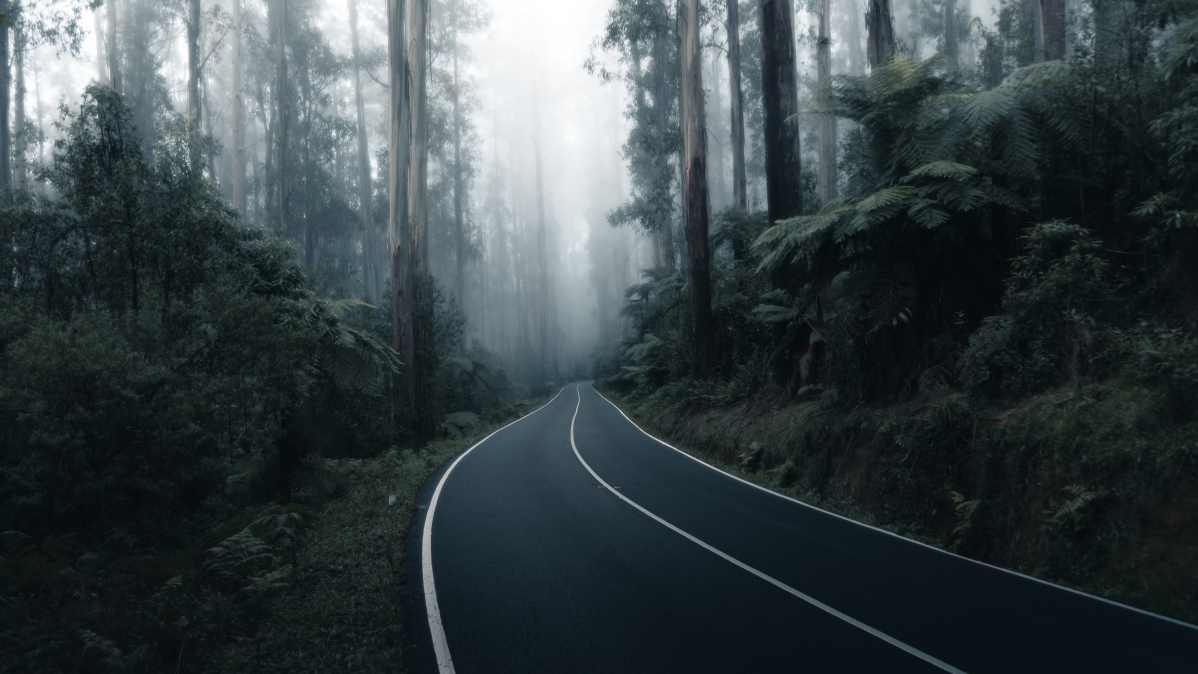
#> input picture sample_images/pexels-jack-krzysik-7753054.jpg, 7188 x 4043 px, found by its file name (shown at 1/6 size)
$ python image_processing_pillow.py
#> lines starting #> are read from the running program, lines starting #| are printed output that depends on the picture
#!/usr/bin/env python3
# -*- coding: utf-8 -*-
"""
Created on Mon Jul  5 12:45:03 2021

@author: thomas
"""


# loading the library
from PIL import Image
img_path = '/home/thomas/Desktop/github/Image_Processing/images/pexels-jack-krzysik-7753054.jpg'
img = Image.open(img_path)
#> img is the input picture: PIL image 7188x4043 RGB; mean R, G, B 56.7, 67.1, 70.2
img.show()
print(img.size)
#| (7188, 4043)


# resizing the image and saving it in the disk
small_img = img.resize((200,300))
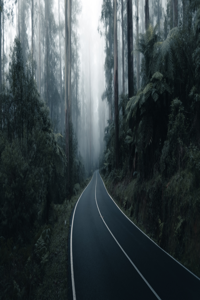
#> small_img: PIL image 200x300 RGB; mean R, G, B 56.7, 67.1, 70.2

# saving the imgage in a specified directory
small_img.save("/home/thomas/Desktop/github/Image_Processing/fundamentals/simg.jpg")

simg = Image.open('/home/thomas/Desktop/github/Image_Processing/fundamentals/simg.jpg')
simg.show()
simg.size

# resizing it inplace
dir_path = '/home/thomas/Desktop/github/Image_Processing/fundamentals'
img.thumbnail((200,300))
#> img: PIL image 200x112 RGB
img.save(dir_path+'/thumbnail1.jpg')
thumbimg = Image.open(dir_path+'/thumbnail1.jpg')
thumbimg.size  # observe the small change
# it first take the height/width and scales accordingly keeping the aspect ratio


##### cropping the images
imges = '/home/thomas/Desktop/github/Image_Processing/images'
dir =  '/home/thomas/Desktop/github/Image_Processing/fundamentals'
img = Image.open(imges+'/lake.jpg')
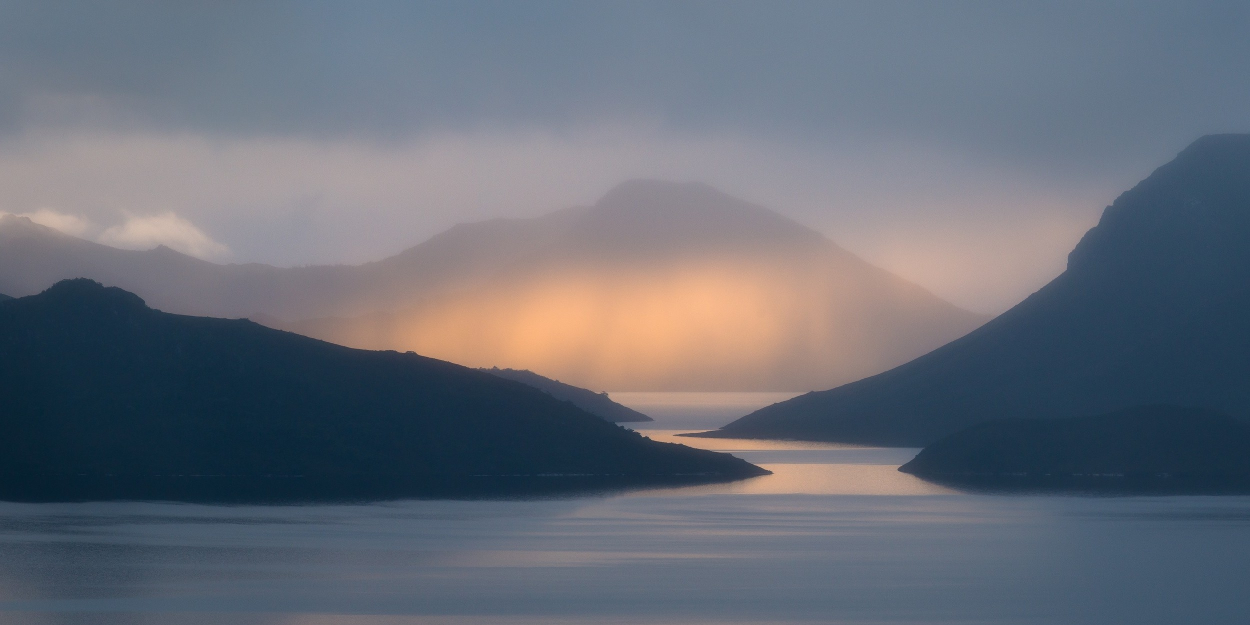
#> input picture sample_images/lake.jpg, 2500 x 1250 px, found by its file name (shown at 1/2 size)
#> img is the input picture: PIL image 2500x1250 RGB; mean R, G, B 102.2, 108, 118.8
img.show()

cropped_img = img.crop((0,0, 600, 600))
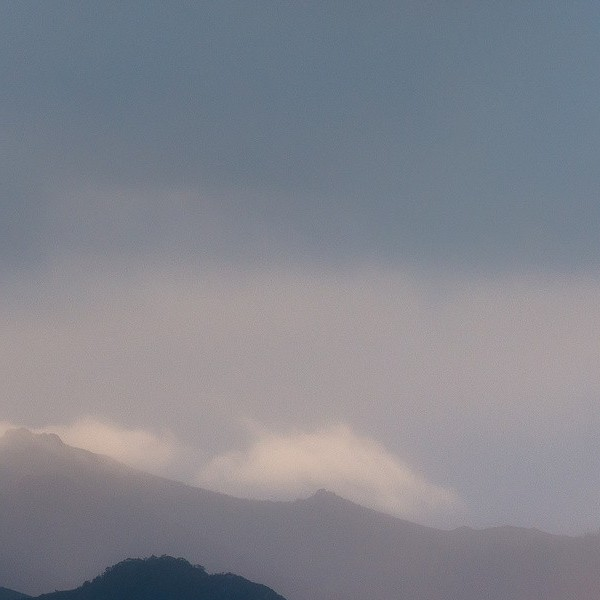
#> cropped_img: PIL image 600x600 RGB; mean R, G, B 130.8, 133, 141.5
cropped_img.save(dir+'/croppedimg.jpg')
img.size


##### copying
img1 = Image.open(imges+'/lake.jpg')
img2  =Image.open(dir+'/thumbnail1.jpg')

img1_copy = img1.copy()
img1_copy.paste(img2, (50,50))
img1_copy.save(dir +'/pasted.jpg')

# showing the pasted image
pasted = Image.open(dir+'/pasted.jpg')
pasted.show()


###### rotating the images  ( we lose the edges )
img = Image.open(imges+'/lake.jpg')
img90 = img.rotate(90)
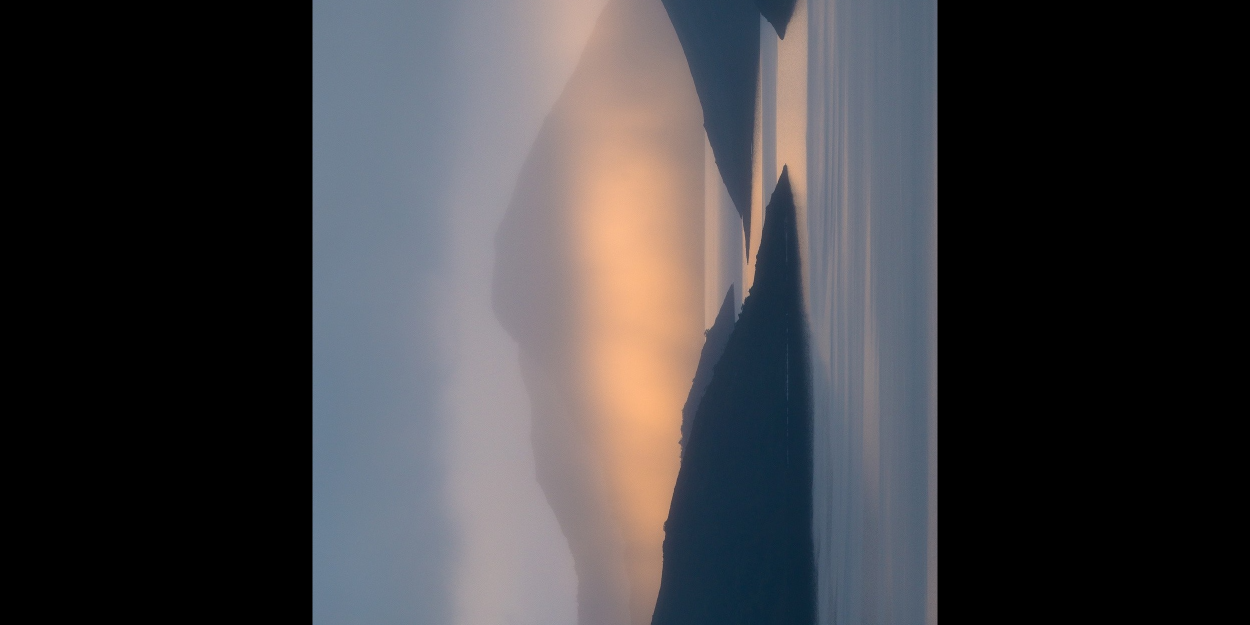
#> img90: PIL image 2500x1250 RGB (shown at 1/2 size); mean R, G, B 62, 60.9, 63.9
img90.show()


img = Image.open(imges+'/lake.jpg')
img90 = img.rotate(90, expand = 'True')
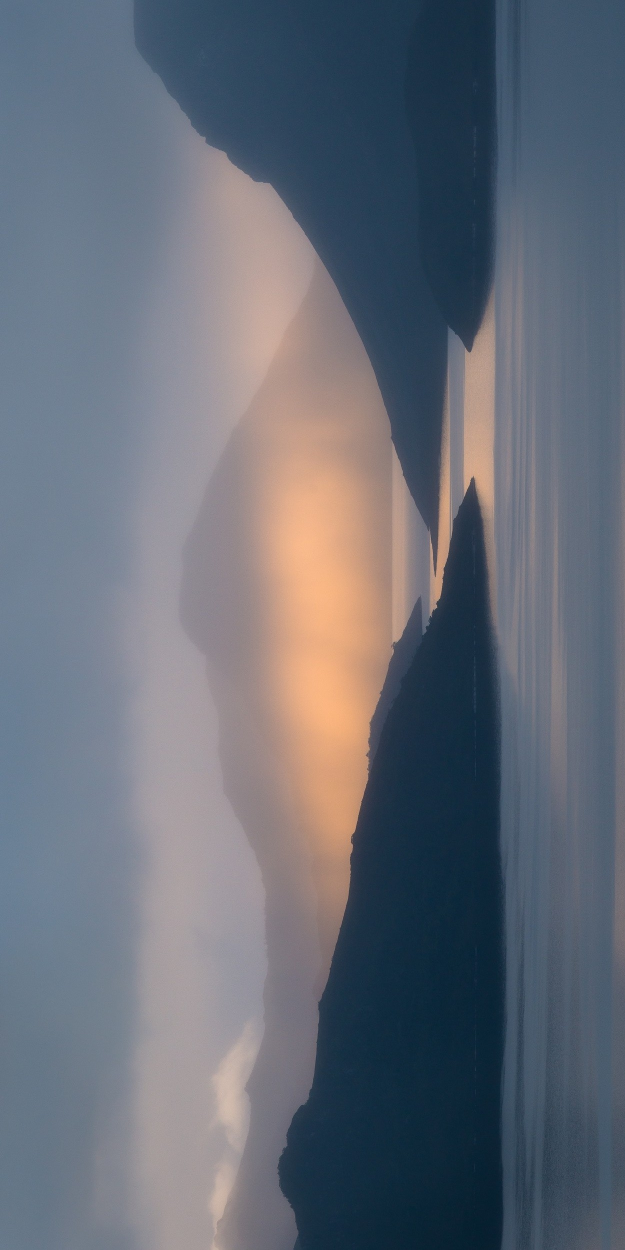
#> img90: PIL image 1250x2500 RGB (shown at 1/2 size); mean R, G, B 102.2, 108, 118.8
img90.show()


##### flipping the images
img_fliplr = img.transpose(Image.FLIP_LEFT_RIGHT)
img_fliplr.show()

img_fliplr = img.transpose(Image.FLIP_TOP_BOTTOM)
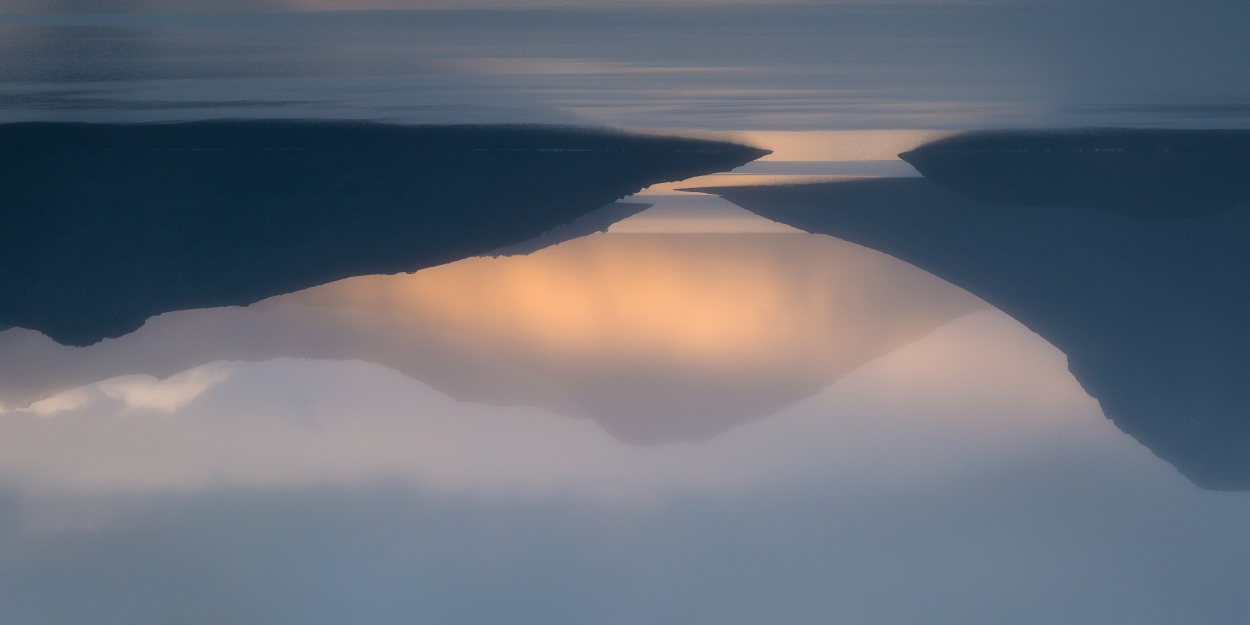
#> img_fliplr: PIL image 2500x1250 RGB (shown at 1/2 size); mean R, G, B 102.2, 108, 118.8
img_fliplr.show()

##### changing to grey scale

grey_image = img.convert('L')
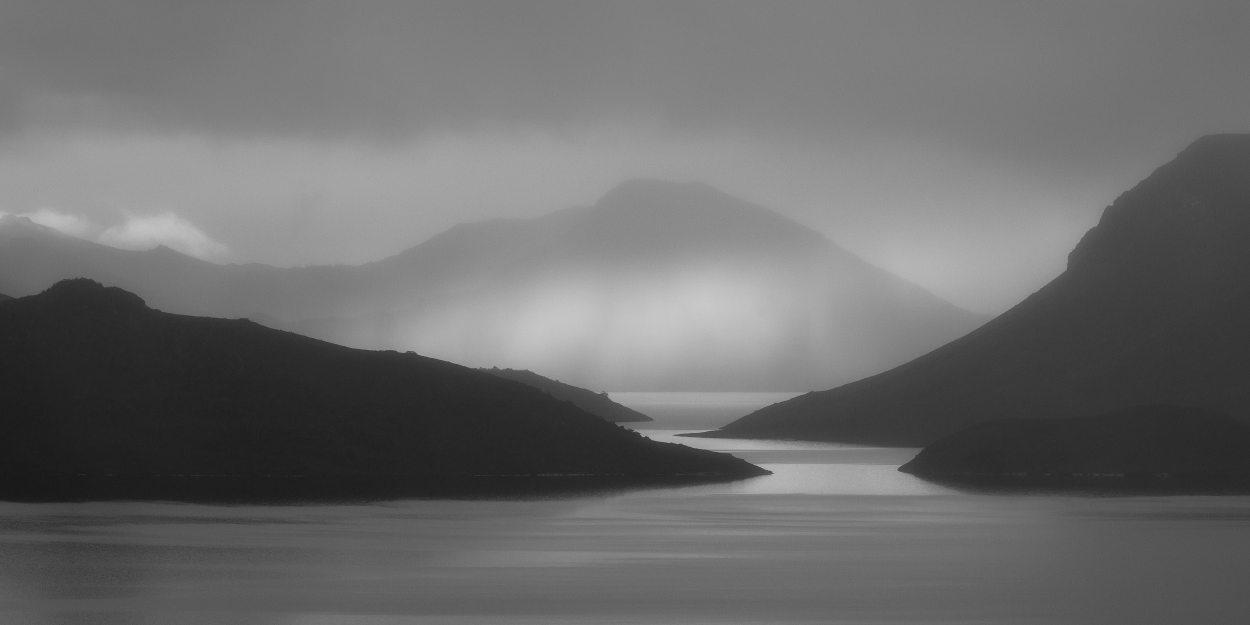
#> grey_image: PIL image 2500x1250 L (shown at 1/2 size); min 21, max 204, mean 107.5
grey_image.show()


# https://pillow.readthedocs.io/en/stable/reference/Image.html


##### automating the task
import glob
from PIL import Image
import os

# path of the image folder
path = '/home/thomas/Desktop/github/Image_Processing/images/*'

# creating new directory for saving the rotated images
os.mkdir('rotate_images')
os.chdir('rotate_images')

# loop over each image in the path
for file in glob.glob(path):
    name = file.split('/')[-1]

    a = Image.open(file)
    # rotating each image
    rotated45 = a.rotate(45, expand = True)
    rotated45.save(name+"_rotated45.png", "PNG")
